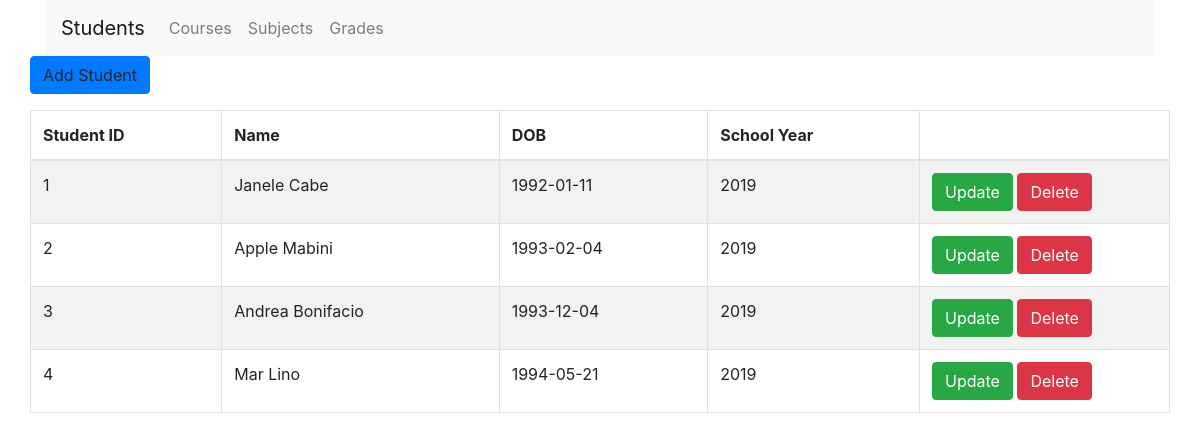
The page / on the database its author committed.
### tables this page shows
CREATE TABLE `student` (
  `student_id` int(255) NOT NULL,
  `firstname` varchar(255) NOT NULL,
  `lastname` varchar(255) NOT NULL,
  `dob` date NOT NULL,
  `sy_enrolled` year(4) NOT NULL
);

### index.php (the view, shortened to what this page needs)
<!DOCTYPE html>
<html lang="en">
<head>
    <link rel="stylesheet" href="https://stackpath.bootstrapcdn.com/bootstrap/4.1.3/css/bootstrap.min.css">
    <link   href="css/bootstrap.min.css" rel="stylesheet">
    </head>
<body>
    <div class="container">
            <nav class="navbar navbar-expand-lg navbar-light bg-light">
              <a class="navbar-brand" href="#">Students</a>
              <div class="collapse navbar-collapse" id="navbarSupportedContent">
                <ul class="navbar-nav mr-auto">
                  <li class="nav-item">
                    <a class="nav-link" href="courses/index.php">Courses</a>
                  </li>
                  <li class="nav-item">
                    <a class="nav-link" href="subjects/index.php">Subjects</a>
                  </li><li class="nav-item">
                    <a class="nav-link" href="grades/index.php">Grades</a>
                  </li>
                </ul>
              </div>
            </nav>
            <div class="row">
              <p>
                    <a type="button" class="btn btn-primary" data-toggle="modal" data-target="#newStudentForm">Add Student</a>
                </p>
                <table class="table table-striped table-bordered">
                  <thead>
                    <tr>
                    <th>Student ID</th>
                      <th>Name</th>
                      <th>DOB</th>
                      <th>School Year</th>
                      <th></th>
                    </tr>
                  </thead>
                  <tbody>
                  <?php
                   $pdo = Database::connect();
                   $sql = 'SELECT * FROM student ORDER BY student_id ASC';
                   foreach ($pdo->query($sql) as $row) {
                            echo '<tr>';
                            echo '<td>'. $row['student_id'] . '</td>';
                            echo '<td>'. $row['firstname'] . " ". $row['lastname']. '</td>';
                            echo '<td>'. $row['dob'] . '</td>';
                            echo '<td>'. $row['sy_enrolled'] . '</td>';
                            echo '<td width=250>';
                            echo '<a class="btn btn-success" href="students/update.php?id='.$row['student_id'].'">Update</a>';
                            echo '<a class="btn btn-danger" href="students/delete.php?id='.$row['student_id'].'">Delete</a>';
                            echo '</td>';
                            echo '</tr>';
                   }
                  ?>
                  </tbody>
            </table>
        </div>
    </div>
  </body>
</html>

### rows shown on the page
student: student_id "1", firstname "Janele", lastname "Cabe", dob "1992-01-11", sy_enrolled "2019"
student: student_id "2", firstname "Apple", lastname "Mabini", dob "1993-02-04", sy_enrolled "2019"
student: student_id "3", firstname "Andrea", lastname "Bonifacio", dob "1993-12-04", sy_enrolled "2019"
student: student_id "4", firstname "Mar", lastname "Lino", dob "1994-05-21", sy_enrolled "2019"
